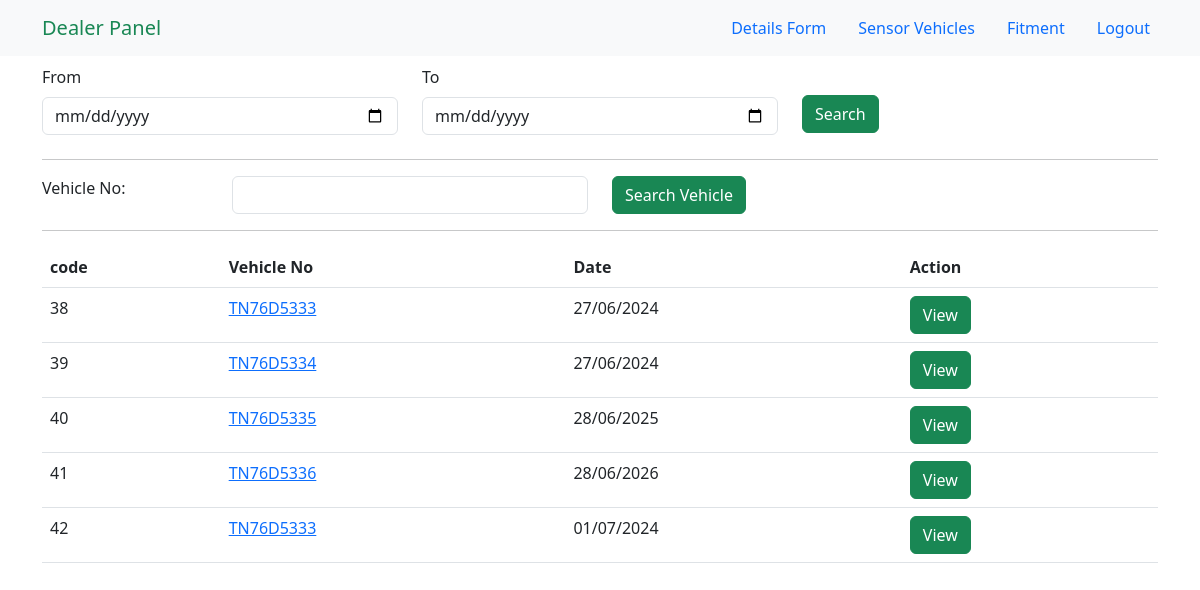
The page /search/ on the database as committed earlier.
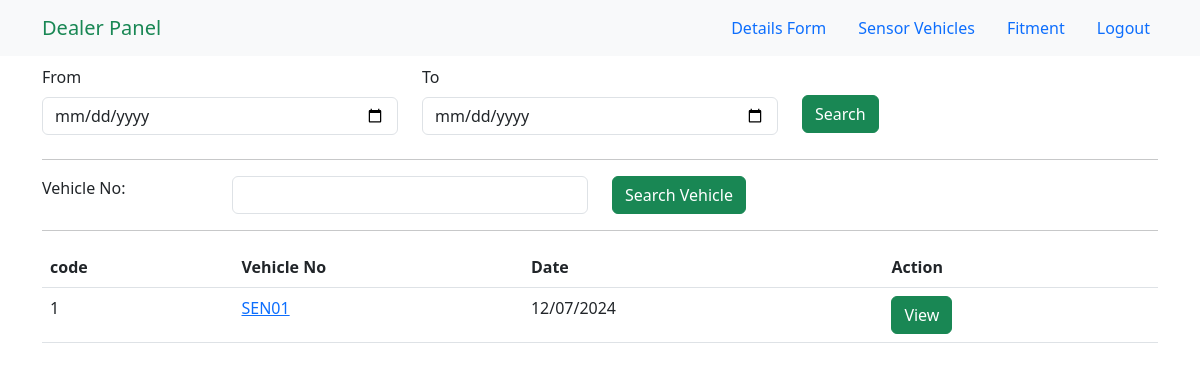
The same page on the database as committed later.
### rtoapp/models.py (models this page shows, shortened)
class Vehicle(models.Model):
    vehicle_no = models.CharField(max_length=100)
    registration_year = models.IntegerField()
    chassis_no = models.CharField(max_length=100)
    engine_no = models.CharField(max_length=100)
    rto = models.CharField(max_length=100,null=True)
    vehicle_make = models.CharField(max_length=100)
    vehicle_model = models.CharField(max_length=100)
    owner_name = models.CharField(max_length=100,null=True)
    manufacturer_name = models.CharField(max_length=100,null=True)
    mobile_no = models.CharField(max_length=15,null=True)
    distributor_name = models.CharField(max_length=100,null=True)
    owner_address = models.CharField(max_length=100,null=True)
    distributor_address = models.CharField(max_length=100,null=True)
    camera_serial_number_primary = models.CharField(max_length=100,null=True)
    model_number_primary = models.CharField(max_length=100,null=True)
    camera_serial_number_secondary = models.CharField(max_length=100,null=True)
    model_number_secondary = models.CharField(max_length=100,null=True)
    Vehicle_number_plate_view = models.ImageField(upload_to='vehicle_images/',null=True)
    Camera_image = models.ImageField(upload_to='vehicle_images/',null=True)
    Sensor_image = models.ImageField(upload_to='vehicle_images/',null=True)
    Display_image = models.ImageField(upload_to='vehicle_images/',null=True)
    created_at = models.DateTimeField(auto_now_add=True)

### rtoapp/views.py (the view)
# urls.py: path('search/', views.search_view, name='search_view'),
def search_view(request):
    if request.method == 'POST':
        from_date = request.POST.get('from_date')
        to_date = request.POST.get('to_date')
        vehicle_no = request.POST.get('vecregno')
        from_date_vehicles = Vehicle.objects.none()
        to_date_vehicles = Vehicle.objects.none()
        between_vehicles = Vehicle.objects.none()
        vehno_vehicles = Vehicle.objects.none()
        if from_date:
            from_date_year = datetime.strptime(from_date, '%Y-%m-%d').year
            from_date_vehicles = Vehicle.objects.filter(created_at__year=from_date_year)
        if to_date:
            to_date_year = datetime.strptime(to_date, '%Y-%m-%d').year
            to_date_vehicles = Vehicle.objects.filter(created_at__year=to_date_year)
        if from_date and to_date:
            from_date_year = datetime.strptime(from_date, '%Y-%m-%d').year
            to_date_year = datetime.strptime(to_date, '%Y-%m-%d').year
            between_vehicles = Vehicle.objects.filter(created_at__year__range=[from_date_year, to_date_year])
        if vehicle_no:
            vehno_vehicles = Vehicle.objects.filter(vehicle_no__icontains=vehicle_no)
            from_date_vehicles = from_date_vehicles.filter(vehicle_no__icontains=vehicle_no)
            to_date_vehicles = to_date_vehicles.filter(vehicle_no__icontains=vehicle_no)
            between_vehicles = between_vehicles.filter(vehicle_no__icontains=vehicle_no)
            vehicles = vehno_vehicles | from_date_vehicles | between_vehicles | to_date_vehicles
        else:
            vehicles = from_date_vehicles | to_date_vehicles | between_vehicles
        return render(request, 'search.html', {'vehicles': vehicles})
    else:
        vehicles = Vehicle.objects.all()
        return render(request, 'search.html', {'vehicles': vehicles})

### templates/search.html (shortened to what this page needs)
{% extends 'base.html' %}
{% load static %}
{% block link %} {% static 'css/search.css' %} {% endblock link %}
{% block navbar %}
{% include 'nav.html' %}
{% endblock navbar %}
{% block content %}
<body data-aos-easing="ease-in-out" data-aos-duration="1000" data-aos-delay="0">
    <main id="main" class="mt-5">
        <section class="inner-page">
            <div class="container">
                <form action="" method="post">
                    <div class="row">
                        <div class="col-md-4 col-sm-6 mb-2">
                            <label for="from_date" class="form-label">From</label>
                            <input type="date" name="from_date" id="from_date" class="form-control" value="">
                        </div>
                        <div class="col-md-4 col-sm-6 mb-2">
                            <label for="to_date" class="form-label">To</label>
                            <input type="date" name="to_date" id="to_date" class="form-control" value="">
                        </div>
                        <div class="col-md-4 col-sm-12 text-center text-sm-start" style="margin-top:30px;">
                            <input type="submit" class="btn btn-success" value="Search">
                        </div>
                    </div>
                </form>
                <hr>
                <form action="" method="post">
                    <div class="row">
                        <div class="col-lg-2">Vehicle No:</div>
                        <div class="col-lg-4 col-md-6"> <input name="vecregno" class="form-control" value=""></div>
                        <div class="col-lg-6 col-md-6 mt-2 mt-md-0"> <input type="submit" class="btn btn-success"
                                value="Search Vehicle">
                        </div>
                    </div>
                </form>
                <hr>
                <div id="table_wrapper" class="dataTables_wrapper no-footer etxt-center">
                    {% if vehicles %}
                    <table class="table dataTable no-footer" id="table" aria-describedby="table_info">
                        <thead>
                            <tr>
                                <th class="sorting sorting_asc" tabindex="0" aria-controls="table" rowspan="1"
                                    colspan="1" aria-sort="ascending" aria-label="
                code
            : activate to sort column descending" style="width: 38.9px;">
                                    code
                                </th>
                                <th class="sorting" tabindex="0" aria-controls="table" rowspan="1" colspan="1"
                                    aria-label="
                Vehicle No
            : activate to sort column ascending" style="width: 81.175px;">
                                    Vehicle No
                                </th>
                                <th class="sorting" tabindex="0" aria-controls="table" rowspan="1" colspan="1"
                                    aria-label="
                Date
            : activate to sort column ascending" style="width: 68.925px;">
                                    Date
                                </th>
                                <th class="sorting" tabindex="0" aria-controls="table" rowspan="1" colspan="1"
                                    aria-label="Action: activate to sort column ascending" style="width: 51.575px;">
                                    Action</th>
                            </tr>
                        </thead>
                        <tbody>
                            {% for vehicle in vehicles %}
                            <tr>
                                <td>{{vehicle.id}}</td>
                                <td><a href="{% url 'certificate_view' vehicle.id %}">{{vehicle.vehicle_no}}</a></td>
                                <td>{{ vehicle.created_at|date:"d/m/Y" }}</td>
                                <td><a class="btn btn-success" href="{% url 'certificate_view' vehicle.id %}">View</a></td>
                            </tr>
                            {% endfor %}
                        </tbody>
                    </table>
                    {% else %}
                    <p>No vehicles found.</p>
                    {% endif %}
                </div>
            </div>
        </section>
    </main>
    {% endblock content %}

### templates/base.html (shortened to what this page needs)
{% load static %}
<!DOCTYPE html>
<html lang="en">
<head>
    <link rel="stylesheet" href="{% block link %}{% endblock link %}">
    <link href="https://cdn.jsdelivr.net/npm/bootstrap@5.3.0-alpha1/dist/css/bootstrap.min.css" rel="stylesheet">
</head>
<body>
    {% block navbar %}{% endblock navbar %}
    {% block content %} {% endblock content %}
</body>
</html>

### templates/nav.html (shortened to what this page needs)
<nav class="navbar navbar-expand-lg bg-light fixed-top" id="mainNav">
    <div class="container">
        <a class="navbar-brand text-success fw-medium" href="#">Dealer Panel</a>
        <div class="collapse navbar-collapse" id="navbarNav">
            <ul class="navbar-nav gap-3 ms-auto">
                {% if request.path == '/search/' or request.path == '/details/' %}
                <li class="nav-item">
                    <a class="nav-link {% if request.path == '/details/'%}text-primary fw-medium{% else %}text-primary fw-medium{% endif %}" href="{% url 'details_view' %}">Details Form</a>
                </li>
                    <li class="nav-item">
                        <a class="nav-link {% if request.path == '/search/' %}text-primary fw-medium{% else %}text-primary fw-medium{% endif %}" href="{% url 'search_view' %}">Sensor Vehicles</a>
                    </li>
                {% endif %}
                <li><a class="nav-link text-primary fw-medium" href="{% url 'fitment' %}">Fitment</a></li>
                <li><a class="nav-link text-primary fw-medium" href="{% url 'logout' %}">Logout</a></li>
            </ul>
        </div>
    </div>
</nav>

Rows that differ between the two databases and show on the page:
removed Vehicle: id "38", vehicle_no "TN76D5333", created_at "27/06/2024"
removed Vehicle: id "39", vehicle_no "TN76D5334", created_at "27/06/2024"
removed Vehicle: id "40", vehicle_no "TN76D5335", created_at "28/06/2025"
removed Vehicle: id "41", vehicle_no "TN76D5336", created_at "28/06/2026"
removed Vehicle: id "42", vehicle_no "TN76D5333", created_at "01/07/2024"
added Vehicle: id "1", vehicle_no "SEN01", created_at "12/07/2024"
